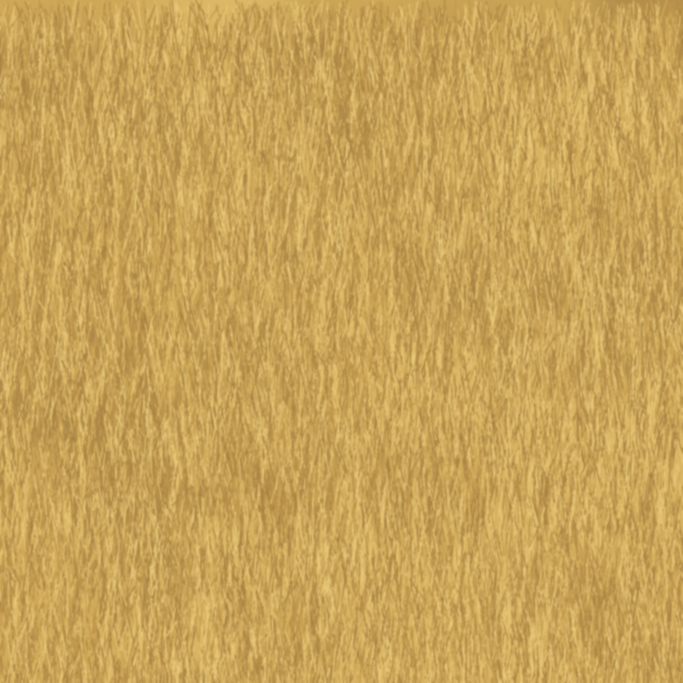
#> input picture newZip/RicksClips_Skill_V1.1/templates/blender_look/tex/straw_tile.png, 2048 x 2048 px (shown at 1/3 size)
$ python empty_overlay.py tex/straw_tile.png tex/brick_tile.png
#> lines starting #> are read from the running program, lines starting #| are printed output that depends on the picture
"""draw the 6x10 empty-space grid on a still: red = empty cell (fails G3), grey = caption band (masked)."""
import sys, os
sys.path.insert(0, os.path.join(os.path.dirname(os.path.abspath(__file__)), "..", "..", "tools", "measure"))
import numpy as np
from PIL import Image, ImageDraw
from scipy import ndimage
import empty_space as E
src, dst = sys.argv[1], sys.argv[2]
im = Image.open(src).convert("RGB"); a = np.asarray(im.resize((E.W, E.H), Image.LANCZOS)).astype(np.float32) / 255
#> further down, im is the input picture: PIL image 2048x2048 RGB; mean R, G, B 200.7, 163.6, 88.4
#> after `a = np.asarray(im.resize((E.W, E.H), Image.LANCZOS)).astype(np.float32`:
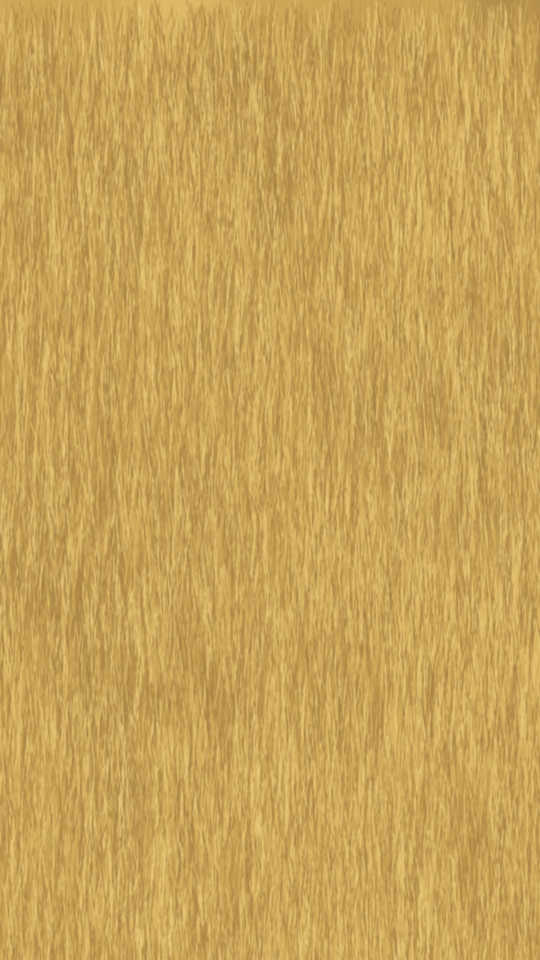
#> a: shape (960, 540, 3) float32; mean R, G, B 0.786, 0.641, 0.347
Y = a @ np.array([0.2126, 0.7152, 0.0722], np.float32); e = np.hypot(ndimage.sobel(Y, 1), ndimage.sobel(Y, 0)) / 4 > 0.08
#> after `Y = a @ np.array([0.2126, 0.7152, 0.0722], np.float32)`:
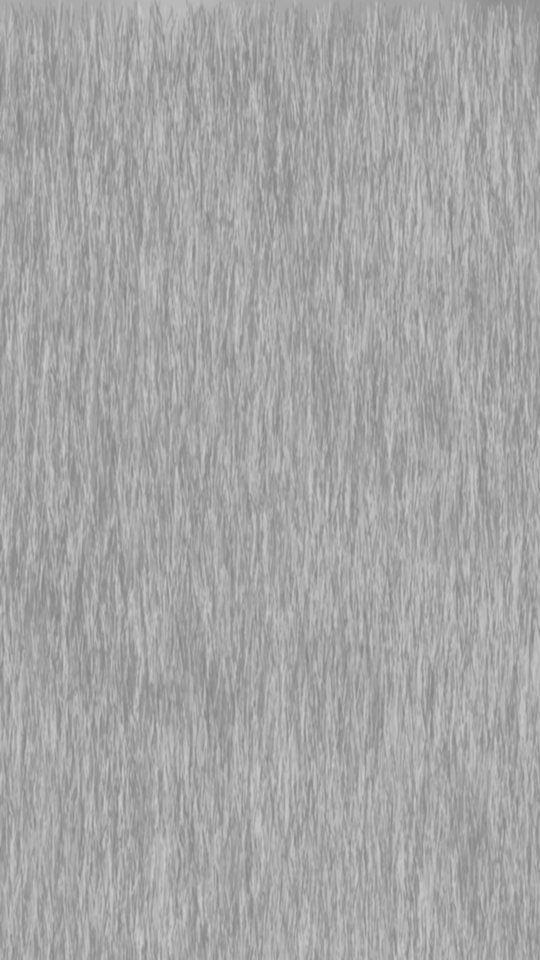
#> Y: shape (960, 540) float32; min 0.519, max 0.788, mean 0.651
#> after `e = np.hypot(ndimage.sobel(Y, 1), ndimage.sobel(Y, 0)) / 4 > 0.08`:
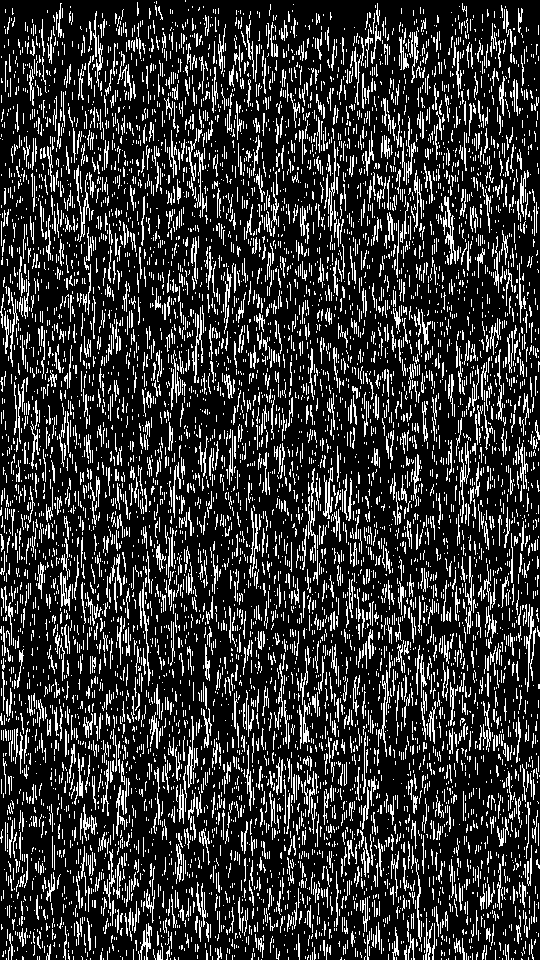
#> e: shape (960, 540) bool; 20.1% white in thin lines or dots
out = im.resize((E.W, E.H)); d = ImageDraw.Draw(out, "RGBA"); cw, ch = E.W // E.GX, E.H // E.GY
for j in range(E.GY):
    y0 = j * ch
    if y0 / E.H >= E.CAP[0] - 0.02 and (y0 + ch) / E.H <= E.CAP[1] + 0.02:
        d.rectangle([0, y0, E.W, y0 + ch], fill=(128, 128, 128, 90)); continue
    for i in range(E.GX):
        c = (slice(y0, y0 + ch), slice(i * cw, (i + 1) * cw)); em = e[c].mean() < 0.02 and Y[c].std() < 0.035
        d.rectangle([i * cw, y0, (i + 1) * cw - 1, y0 + ch - 1], outline=(255, 40, 40, 255) if em else (255, 255, 255, 50), width=3 if em else 1)
        if em: d.rectangle([i * cw, y0, (i + 1) * cw - 1, y0 + ch - 1], fill=(255, 0, 0, 60))
out.save(dst)
